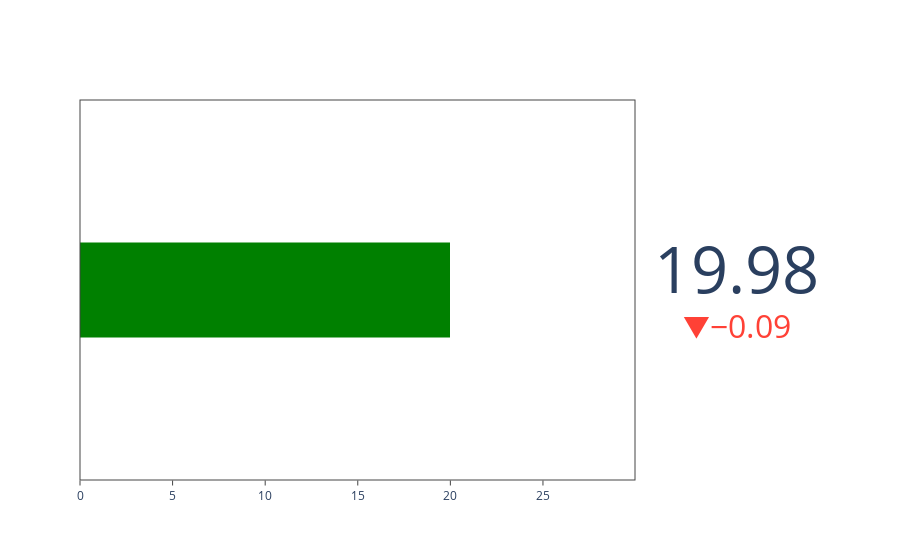

The code cell stored with this chart in its notebook:
### Code cell
#Bullet Chart
import plotly.graph_objects as go

fig = go.Figure(go.Indicator(
    mode = "number+gauge+delta",
    gauge = {'shape': "bullet"},
    value = 19.98,
    delta = {'reference': 20.07},
    domain = {'x': [0, 1], 'y': [0, 1]},
    ))

fig.show()

### Figure 1 — Plotly figure (JSON) as saved in the notebook; plotly's stock layout.template omitted (floating-point values rounded to 4 significant figures)
{"data": [{"delta": {"reference": 20.07}, "domain": {"x": [0, 1], "y": [0, 1]}, "gauge": {"shape": "bullet"}, "mode": "number+gauge+delta", "type": "indicator", "value": 19.98}], "layout": {}}
